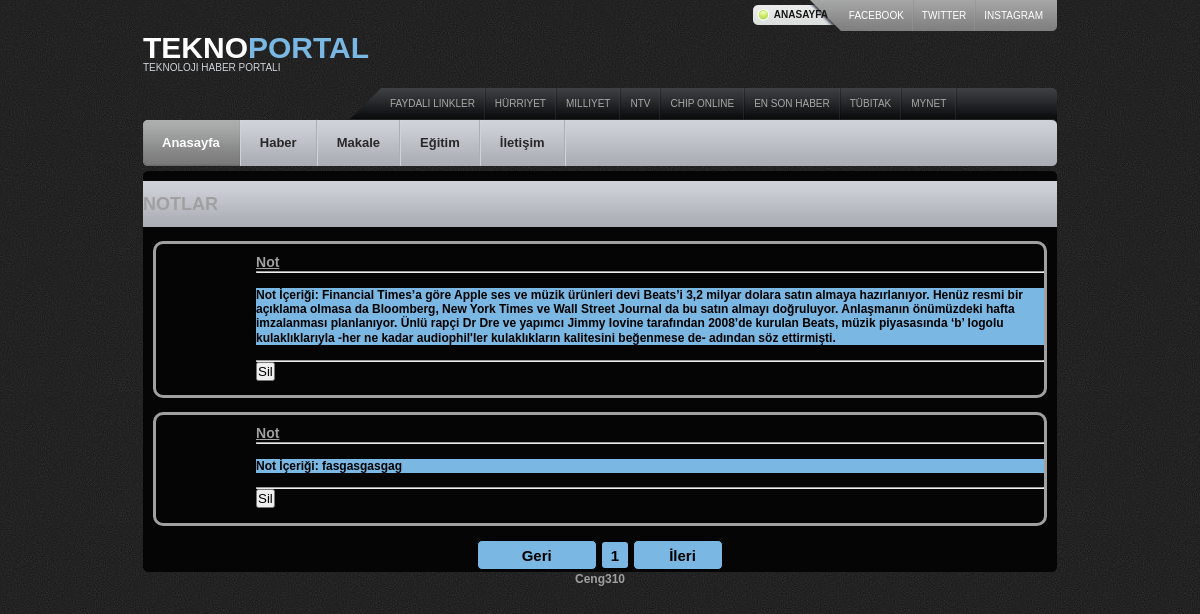
The page /notes.php (signed in) on the database its author committed.
### tables this page shows
CREATE TABLE IF NOT EXISTS `notes` (
  `id` int(11) NOT NULL AUTO_INCREMENT,
  `note` longtext NOT NULL,
  `userid` int(11) NOT NULL,
  PRIMARY KEY (`id`)
);

### notes.php (the view, shortened to what this page needs)
<?php
include('header.php');
   echo '
   <div id="main">
<div class="cl">&nbsp;</div>
<div id="sort-nav">
<h2><b>NOTLAR</h2></div>
    <div id="main-bot">
      <div class="cl">&nbsp;</div>
	  ';
	  if(isset($_SESSION['authentication'])){
  if($_SESSION['authentication']==1&&($_SESSION['admin']==1||$_SESSION['admin']==2)){
  $qw="SELECT count(*) FROM notes where notes.userid="."'".$_SESSION['userid']."'".";";
	$roe=mysqli_query($con,$qw) or die(mysql_error());
	$rot=mysqli_fetch_array($roe);
    $total=$rot[0];
	$dis=4;
	$total_page=ceil($total/$dis);
	$page_cur=(isset($_GET['page']))?$_GET['page']:1;
	$k=($page_cur-1)*$dis;
	$q="SELECT * FROM notes where notes.userid="."'".$_SESSION['userid']."'"." order by notes.id desc limit $k,$dis;";
	$ros=mysqli_query($con,$q);
	while($row=mysqli_fetch_array($ros))
	{$myid=$row[0];
		echo'<br><div  class="newsdiv" >
<div class="newh" style="margin-top:10px; margin-left:100px;"  >
<a href="notes.php"> <h3>Not</h3></a><hr></br>
<div style="background-color:#7ab7e2; color:black">
Not İçeriği: '.$row['note'].'&nbsp;&nbsp<br></div><br><hr>';
echo '
<form method="post" action="'.$_SERVER['PHP_SELF'].'">
<input type="hidden" name="silinecekdeger" value="'.$myid.'">
<input type="submit" name="sil" value="Sil" >
</form>';
echo'
</div>
&nbsp;&nbsp;
</div>
&nbsp;';
	}
	echo '<br/><div align="center" >';
	if($page_cur>1)
	{
		echo '<a href="notes.php?page='.($page_cur-1).'" style="cursor:pointer;color:#7ab7e2;" ><input style="cursor:pointer;background-color:#7ab7e2;border:1px black solid;border-radius:5px;width:120px;height:30px;color:white;font-size:15px;font-weight:bold;" type="button" value=" Geri "></a>';
	}
	else
	{
	  echo '<input style="background-color:#7ab7e2;border:1px black solid;border-radius:5px;width:120px;height:30px;color:black;font-size:15px;font-weight:bold;" type="button" value=" Geri ">';
	}
	for($i=1;$i<=$total_page;$i++)
	{
		if($page_cur==$i)
		{
			echo ' <input style="background-color:#7ab7e2;border:2px black solid;border-radius:5px;width:30px;height:30px;color:black;font-size:15px;font-weight:bold;" type="button" value="'.$i.'"> ';
		}
		else
		{
		echo '<a href="notes.php?page='.$i.'"> <input style="cursor:pointer;background-color:#7ab7e2;border:1px black solid;border-radius:5px;width:30px;height:30px;color:white;font-size:15px;font-weight:bold;" type="button" value="'.$i.'"> </a>';
		}
	}
	if($page_cur<$total_page)
	{
		echo '<a href="notes.php?page='.($page_cur+1).'"><input style="cursor:pointer;background-color:#7ab7e2;border:1px black solid;border-radius:5px;width:90px;height:30px;color:white;font-size:15px;font-weight:bold;" type="button" value=" İleri "></a>';
	}
	else
	{
	 echo '<input style="background-color:#7ab7e2;border:1px black solid;border-radius:5px;width:90px;height:30px;color:black;font-size:15px;font-weight:bold;" type="button" value="   İleri "></div>';
	}
}
	}
else{ echo '<div align="center" style="margin-top:100px;" > <pre>Görüntüleme Yetkiniz Bulunmamaktadır. Lütfen Giriş Yapınız.</pre></br></div>';
	   header( "refresh:2;url=index.php" );}
	  echo'
</div>
</div>
<div align=center>Ceng310 </div></body>
</html>';
?>

### css/style.css (style rules this page uses)
* { padding: 0; margin: 0; outline: 0; }
.newsdiv { border:3px solid;border-radius:10px; }
.newsdiv .newh { align: center; }
body { font-size: 12px; line-height: 1.2; font-family: Arial, "Trebuchet MS", sans-serif; color: #a0a0a0; background: url(images/bg.gif) repeat 0 0; text-align: left; }
a { color: #a0a0a0; text-decoration: underline; }
#sort-nav { line-height: 46px; background: url(images/sort-nav-bg.gif) repeat-x 0 0; }
#main { background: #050505 url(images/main-bg.gif) no-repeat 0 0; padding-top: 10px; }
#main-bot { background: url(images/main-bot-bg.gif) no-repeat 0 bottom; padding: 0 10px 2px 10px; height: 100%; position: relative; }

### rows shown on the page
notes: note "Financial Times’a göre Apple ses ve müzik ürünleri devi Beats’i 3,2 milyar dolara satın almaya hazırlanıyor. Henüz resmi bir açıklama olmasa da Bloomberg, New York Times ve Wall Street Journal da bu satın almayı doğruluyor. Anlaşmanın önümüzdeki hafta imzalanması planlanıyor. Ünlü rapçi Dr Dre ve yapımcı Jimmy Iovine tarafından 2008’de kurulan Beats, müzik piyasasında ‘b’ logolu kulaklıklarıyla -her ne kadar audiophil'ler kulaklıkların kalitesini beğenmese de- adından söz ettirmişti."
notes: note "fasgasgasgag"
